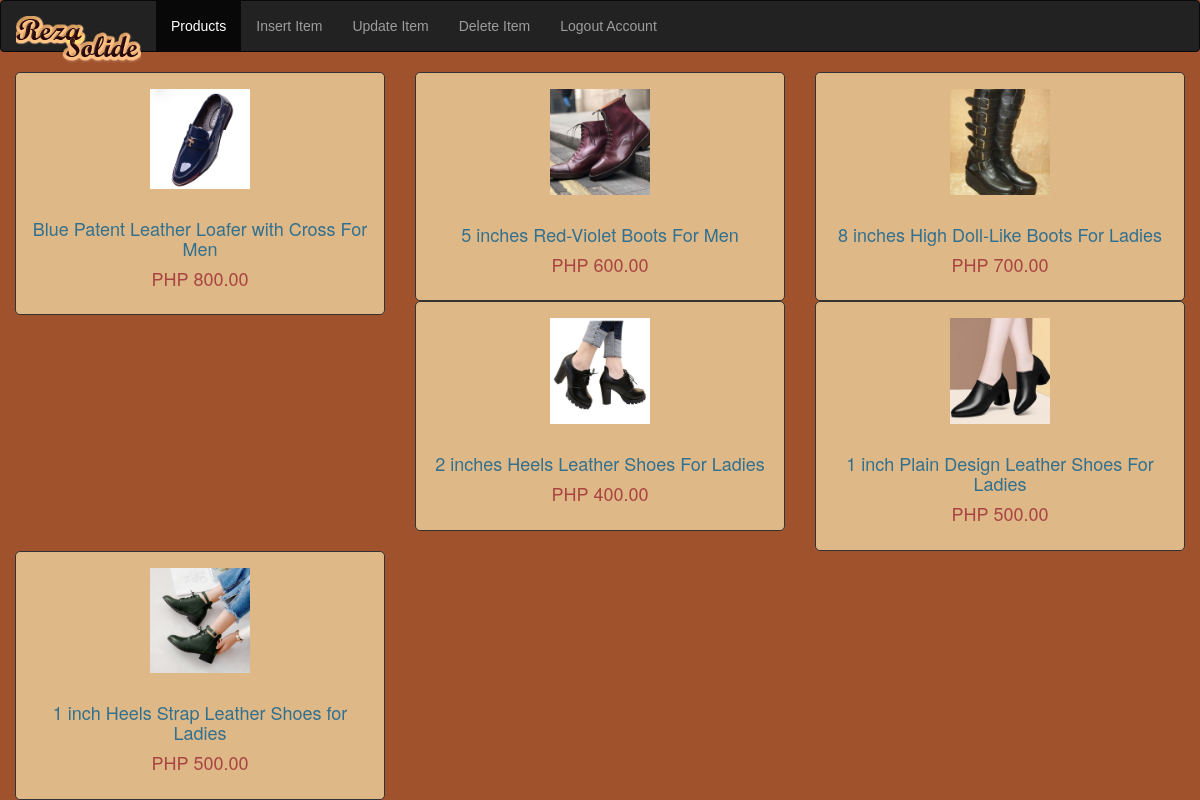
Screenshot of /view_products.php with the database file from the repository.
### tables this page shows
CREATE TABLE `tbl_product` (
  `id` int(11) NOT NULL,
  `name` varchar(255) NOT NULL,
  `image` varchar(255) NOT NULL,
  `price` double(10,2) NOT NULL
);

### view_products.php (the view, shortened to what this page needs)
 <html>
<head>
           <link rel="stylesheet" href="https://maxcdn.bootstrapcdn.com/bootstrap/3.3.6/css/bootstrap.min.css" />
      </head>
<body style="background: rgb(160,82,45);">
<nav class="navbar navbar-inverse">
  <div class="container-fluid">
    <div class="navbar-header">
      <a href="panel.php" class="navbar-brand home">
      <img src="logo/ecom-store-logo.png" alt="Reza Solide Logo" class="hidden-xs">
      </a>
    </div>
    <ul class="nav navbar-nav" style="font-family:sans-serif;">
      <li class="active"><a href="admin_panel.php">Products</a></li>
      <li><a href="insertitems.php">Insert Item</a></li>
      <li><a href="updateitems.php">Update Item</a></li>
      <li><a href="deleteitems.php">Delete Item</a></li>
      <li><a href="admin_login.php">Logout Account</a></li>
    </ul>
  </div>
</nav>
<?php
$conn = mysqli_connect('localhost','root','','test');
?>
<?php
$search=$_POST['search'];
$sql="SELECT * FROM tbl_product WHERE name LIKE '%$search%'";
$result = $conn->query($sql);
if(mysqli_num_rows($result) >0){
   while($row = mysqli_fetch_array($result))
     {
	?>
<div class="col-md-4">
  <form method="post" action="shop.php?action=add&id=<?php echo $row["id"];?>">
	<div style="border:1px solid #333; background:#DEB887; border-radius:5px; padding:16px;" align="center">
	<img src="image/<?php echo $row['image'];?>" class="img-responsive" style="width: 100px;" /><br />
    <h4 class="text-info"><?php echo $row['name'];?></h4>
    <h4 class="text-danger">PHP <?php echo $row['price'];?></h4>
 </div>
</div>
<?php } }
?>
</body>
</html>

### rows the page displays
tbl_product: image (picture), name "Blue Patent Leather Loafer with Cross For Men", price "800.00"
tbl_product: image (picture), name "5 inches Red-Violet Boots For Men", price "600.00"
tbl_product: image (picture), name "8 inches High Doll-Like Boots For Ladies", price "700.00"
tbl_product: image (picture), name "2 inches Heels Leather Shoes For Ladies", price "400.00"
tbl_product: image (picture), name "1 inch Plain Design Leather Shoes For Ladies", price "500.00"
tbl_product: image (picture), name "1 inch Heels Strap Leather Shoes for Ladies", price "500.00"
